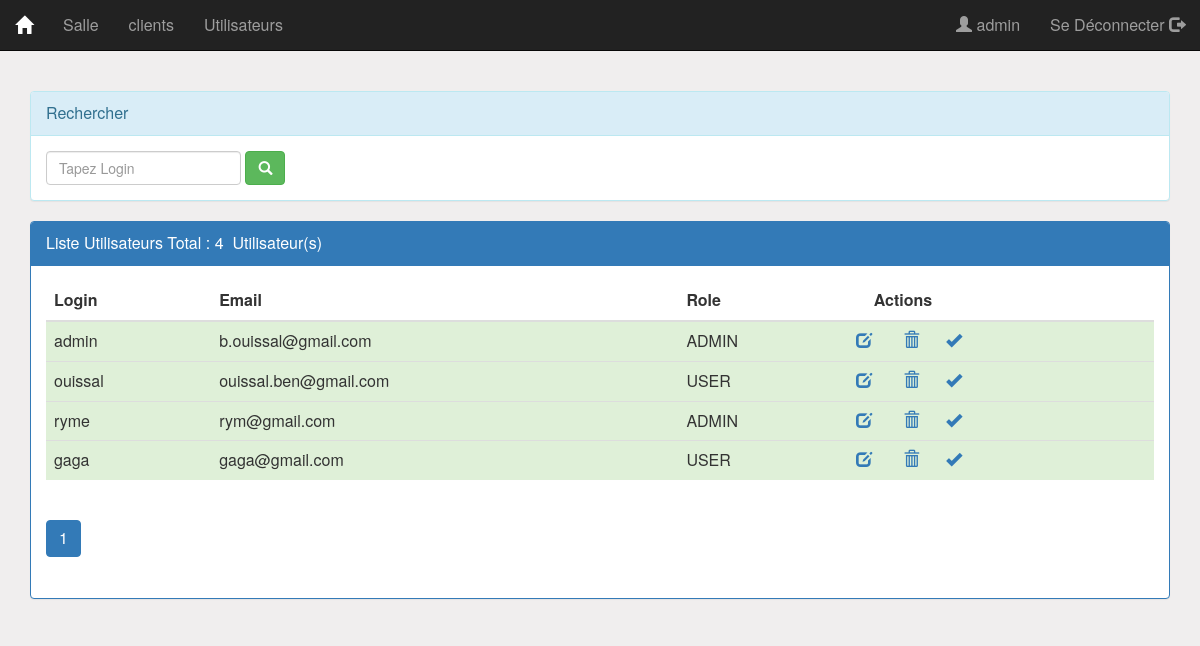
Screenshot of /pages/utilisateurs.php (signed in) with the database file from the repository.
### tables this page shows
CREATE TABLE IF NOT EXISTS `utilisateur` (
  `IdUser` int(10) NOT NULL AUTO_INCREMENT,
  `Login` varchar(255) DEFAULT NULL,
  `Email` varchar(255) DEFAULT NULL,
  `Role` varchar(255) DEFAULT NULL,
  `Etat` int(1) DEFAULT NULL,
  `Passwd` varchar(255) DEFAULT NULL,
  PRIMARY KEY (`IdUser`)
);

### pages/utilisateurs.php (the view, shortened to what this page needs)
<?php
require_once('connexiondb.php');
$login=isset($_GET['login'])?$_GET['login']:"";
$size=isset($_GET['size'])?$_GET['size']:4;
$page=isset($_GET['page'])?$_GET['page']:1;
$requeteU="select * from utilisateur where Login like '%$login%'";
$requeteCount= "select count(*) countU from utilisateur";
$resultatU=$pdo->query($requeteU);
$resultatCount=$pdo->query($requeteCount);
$tabCount=$resultatCount->fetch();
$nbreUtilisateurs=$tabCount['countU'];
$reste=$nbreUtilisateurs % $size;
if($reste===0){
    $nbrPage= $nbreUtilisateurs / $size;
}
else{
    $nbrPage= floor($nbreUtilisateurs / $size)+1;
}
?>
<!DOCTYPE html>
<html>
<head>
    <link rel="stylesheet" type="text/css" href="../css/bootstrap.min.css">
    <link rel="stylesheet" type="text/css" href="../css/monstyle.css">
</head>
<body>
 <?php include("menu.php"); ?>
    <div class="container">
     <br />
          <br />
               <br />
               <br />
      <div class="panel panel-info margetop">
    <div class="panel-heading">Rechercher</div>
         <div class="panel-body">
          <form method="get" action="utilisateurs.php" class="form-inline">
              <div class="form-group">
              <input type="text" name="login" placeholder="Tapez Login" class="form-control"
                       value="<?php echo $login ?>" />
              </div>
             <button type="submit" class="btn btn-success">
                 <span class="glyphicon glyphicon-search "></span></button>
             </form>
        </div>
           </div>
        <div class="panel panel-primary">
    <div class="panel-heading">Liste Utilisateurs  Total : <?php echo $nbreUtilisateurs ?>&nbsp; Utilisateur(s) </div>
         <div class="panel-body">
          <table class="table table-striped table-bordred">
                 <thead>
                <tr>
                    <th>Login  </th><th> Email </th><th> Role</th><th>  &nbsp; &nbsp;&nbsp;Actions </th>
                </tr>
            </thead>
                 <tbody>
           <?php  while($util=$resultatU->fetch()) {?>
                <tr class="<?php echo $util['Etat']==1?'success':'danger'  ?>">
                  <td> <?php echo $util['Login'] ?></td>
                  <td> <?php echo $util['Email'] ?></td>
                  <td> <?php echo $util['Role'] ?></td>
                   <td>
                       <a href="modifierUser.php?IdU=<?php echo $util['IdUser'] ?>">
                    <span class="glyphicon glyphicon-edit "></span>
                    </a>
                       <a onclick="return confirm('Êtes-vous sûr de vouloir supprimer cet Utilisateur ?')"
                       href="supprimerUser.php?IdU=<?php echo $util['IdUser'] ?>">
                  <span class="glyphicon glyphicon-trash "></span>
                      </a>
                      <a href="activerUser.php?IdU=<?php echo $util['IdUser'] ?>&etat=<?php echo $util['Etat'] ?>">
                     <?php
                         if ($util['Etat']==1)
                             echo '<span class="glyphicon glyphicon-ok "></span>';
                         else{
                             echo '<span class="glyphicon glyphicon-remove "></span>';
                         }
                      ?>
                      </a>
                  </td>
                </tr>
            <?php }
                   ?>
                 </tbody>
             </table>
             <div>
                 <ul class="pagination pagination-small">
               <?php for($i=1;$i<=$nbrPage;$i++)   {?>
            <li class="<?php if($i==$page) echo 'active' ?>">
                          <a href="utilisateurs.php?page=<?php echo $i;?>">
                         <?php echo $i;?>
                           </a>
            </li>
                 <?php } ?>
             </ul>
             </div>
        </div>
          </div>
    </div>
</body>
</html>

### css/monstyle.css (style rules this page uses)
body { background-color: rgb(240, 238, 238); font-size: 16px; }
.form-control { position:relative; }

### rows the page displays
utilisateur: Login "admin", Email "b.ouissal@gmail.com", Role "ADMIN", Etat 1 (drawn)
utilisateur: Login "ouissal", Email "ouissal.ben@gmail.com", Role "USER", Etat 1 (drawn)
utilisateur: Login "ryme", Email "rym@gmail.com", Role "ADMIN", Etat 1 (drawn)
utilisateur: Login "gaga", Email "gaga@gmail.com", Role "USER", Etat 1 (drawn)

### other values shown
$_SESSION['user']['Login'] "admin"
$nbreUtilisateurs "4"
